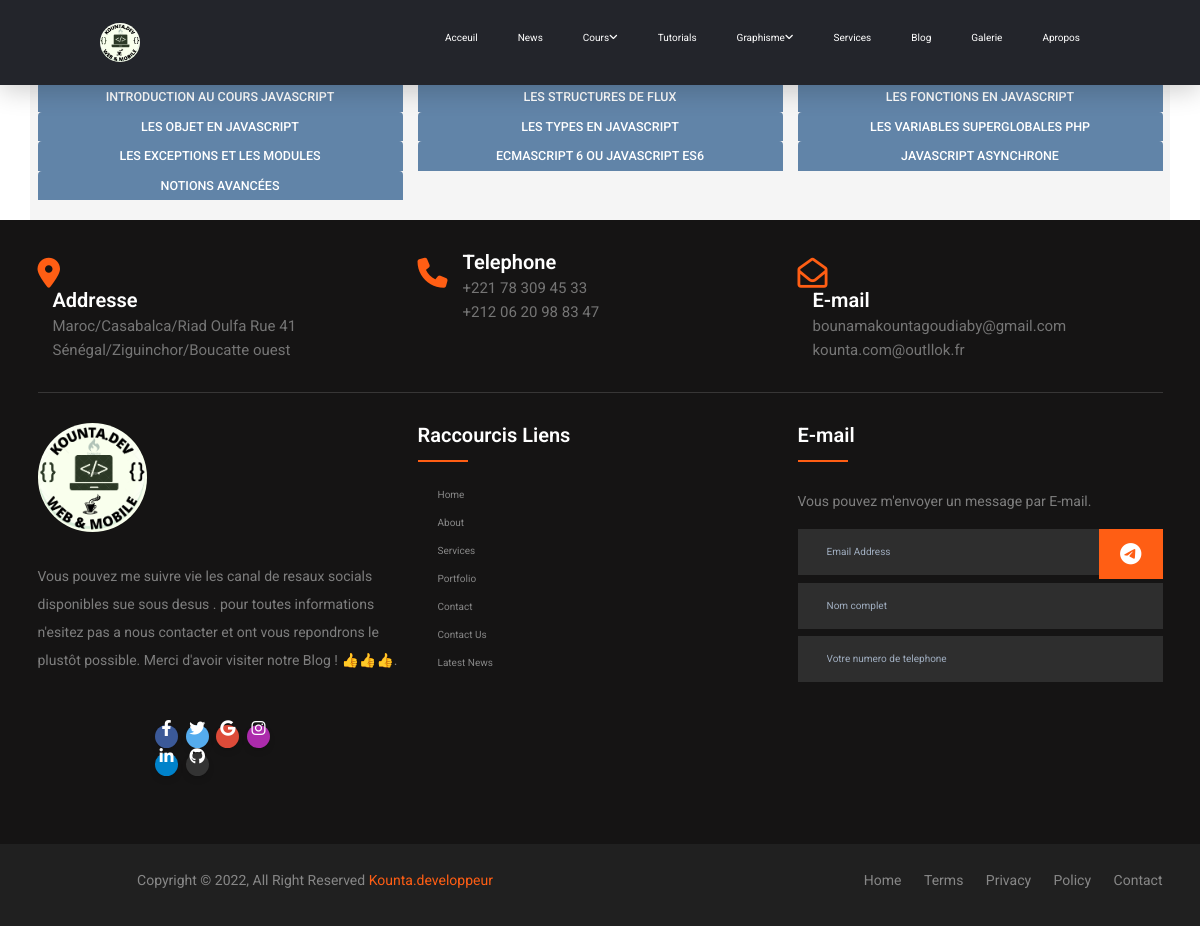
Page /javascript on the earlier database version.
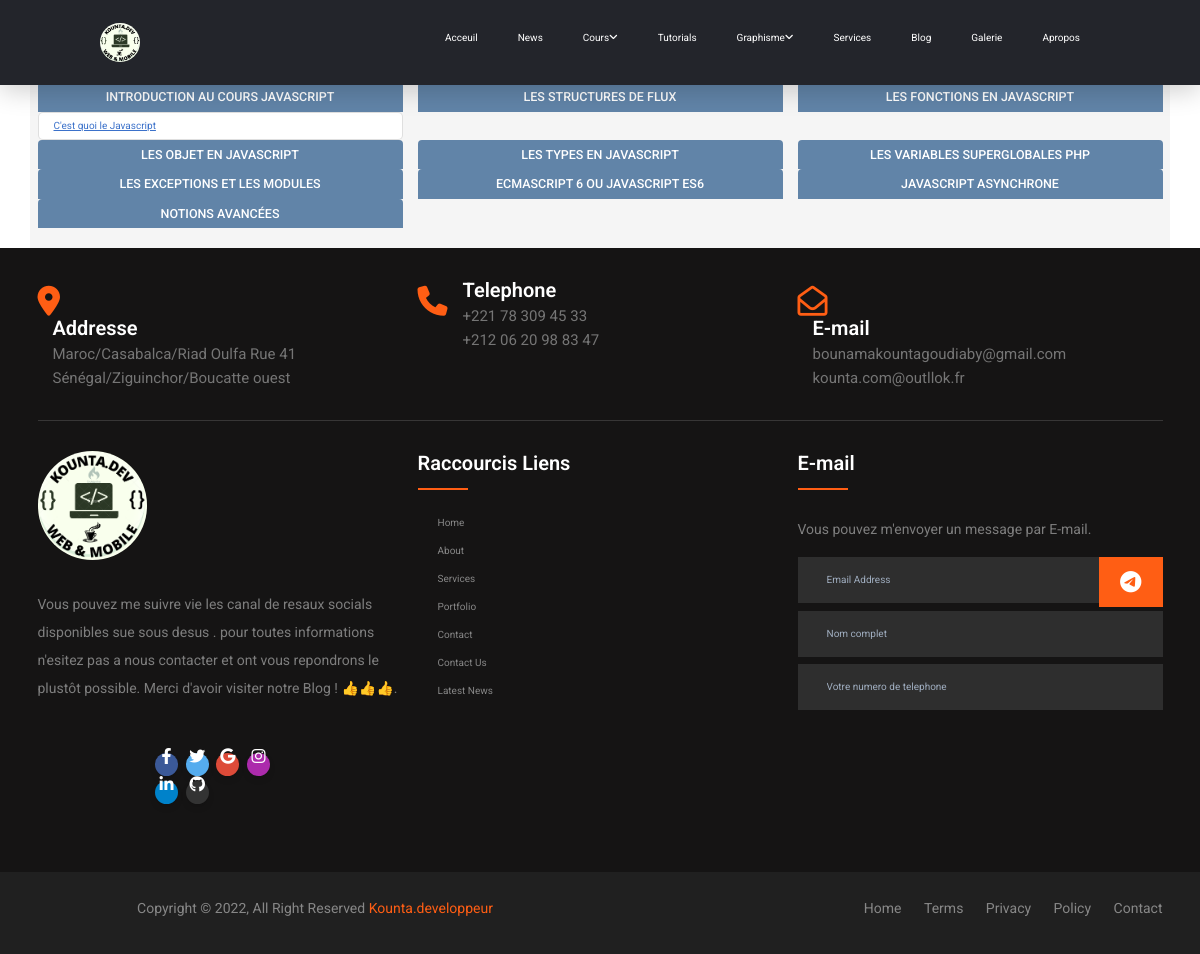
Same page on the later database version.
### blog/models.py (models this page shows, shortened)
class coursjavascript(models.Model):
    categorie = models.ForeignKey(
        Categoryjavas, on_delete=models.SET_NULL, blank=True, null=True)
    title = models.CharField(max_length=500)
    description = models.TextField(max_length=50000)
    code = models.TextField(max_length=50000)
    date_added = models.DateTimeField(auto_now_add=True)
    resultat = models.TextField(max_length=50000)
    class Meta:
        ordering = ['date_added']

### blog/views.py (the view)
# urls.py: path("javascript", views.javascript, name="javascript"),
def javascript(request):
    scripts1 = coursjavascript.objects.filter(categorie_id=1).values()
    scripts2 = coursjavascript.objects.filter(categorie_id=2).values()
    scripts3 = coursjavascript.objects.filter(categorie_id=3).values()
    scripts4 = coursjavascript.objects.filter(categorie_id=3).values()
    scripts5 = coursjavascript.objects.filter(categorie_id=3).values()
    scripts6 = coursjavascript.objects.filter(categorie_id=3).values()
    scripts7 = coursjavascript.objects.filter(categorie_id=3).values()
    return render(request, "blog/javascript/javascript.html", {"scripts1": scripts1, "scripts2": scripts2, "scripts3": scripts3, "scripts4": scripts4, "scripts5": scripts5, "scripts6": scripts7, "scripts2": scripts7})

### blog/templates/blog/javascript/javascript.html (shortened to what this page needs)
{% extends 'base.html' %} {% load static %} {% block content %}
<section class="services section container" id="services">
    <div class="row">
    <div class="col-lg-4">
        <div class="card-body">
            <h5 class="card-title ">INTRODUCTION AU COURS JAVASCRIPT</h5>
            {% for sct1 in scripts1 %}
            <ul class="list-group">
                <li class="list-group-item"><a href="{% url 'javascriptdetail' sct1.title %}"class="underline">{{sct1.title}}</a></li>
            </ul>
            {% endfor %}
    </div>
</div>
<div class="col-lg-4">
        <div class="card-body">
            <h5 class="card-title ">LES STRUCTURES DE FLUX </h5>
    </div>
</div>
<div class="col-lg-4">
        <div class="card-body">
            <h5 class="card-title ">LES FONCTIONS EN JAVASCRIPT</h5>
    </div>
</div>
<div class="col-lg-4">
        <div class="card-body">
            <h5 class="card-title ">LES OBJET EN JAVASCRIPT</h5>
    </div>
</div>
<div class="col-lg-4">
        <div class="card-body">
            <h5 class="card-title ">LES TYPES EN JAVASCRIPT</h5>
    </div>
</div>
<div class="col-lg-4">
        <div class="card-body">
            <h5 class="card-title ">LES VARIABLES SUPERGLOBALES PHP</h5>
    </div>
</div>
<div class="col-lg-4">
        <div class="card-body">
            <h5 class="card-title ">LES EXCEPTIONS  ET  LES MODULES</h5>
    </div>
</div>
<div class="col-lg-4">
        <div class="card-body">
            <h5 class="card-title ">ECMASCRIPT 6 OU  JAVASCRIPT ES6</h5>
    </div>
</div>
<div class="col-lg-4">
        <div class="card-body">
            <h5 class="card-title ">JAVASCRIPT ASYNCHRONE</h5>
    </div>
</div>
<div class="col-lg-4">
        <div class="card-body">
            <h5 class="card-title ">   NOTIONS AVANCÉES</h5>
    </div>
    </div>
</section>
{% endblock content %}

Differences in the rows shown:
added coursjavascript: title "C'est quoi le Javascript"
